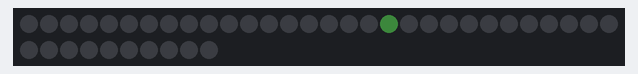
A sketch run on a simulated Arduino Uno, built with avr-gcc and run on an emulated ATmega328P. On the bench: 40 RGB LEDs in strip order, left to right, continuing on the next row. Dim RGB values are drawn brighter than linear; random numbers use the default seed unless the sketch sets one.

Above: at 0.01 s.
At 4.91 s:
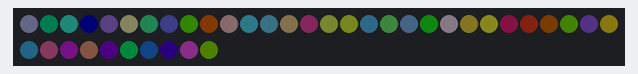
At 9.91 s:
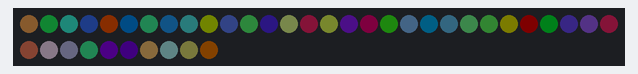
At 19.92 s:
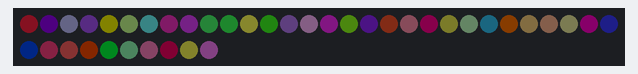
At 29.92 s:
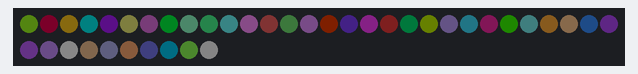
At 39.93 s:
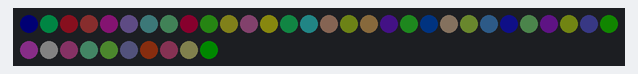

The sketch:

RGBShield_3.ino
```cpp
#include <Adafruit_NeoPixel.h>

#define PIN     6
#define LED_NUM 40

// When we setup the NeoPixel library, we tell it how many pixels, and which pin to use to send signals.
Adafruit_NeoPixel leds = Adafruit_NeoPixel(LED_NUM, PIN, NEO_GRB + NEO_KHZ800);


void setup()
{
  leds.begin(); // This initializes the NeoPixel library.
  Serial.begin(9600);
  randomSeed(analogRead(A0));
}


void loop()
{
  //you can make the colours 255 but that is bright
  int redRandom = random(10);
  int greenRandom = random(10);
  int blueRandom = random(10);
  int ledRandom = random(LED_NUM);
  leds.setPixelColor(ledRandom, leds.Color(redRandom, greenRandom, blueRandom));
  leds.show();
  delay(50);
}
```
